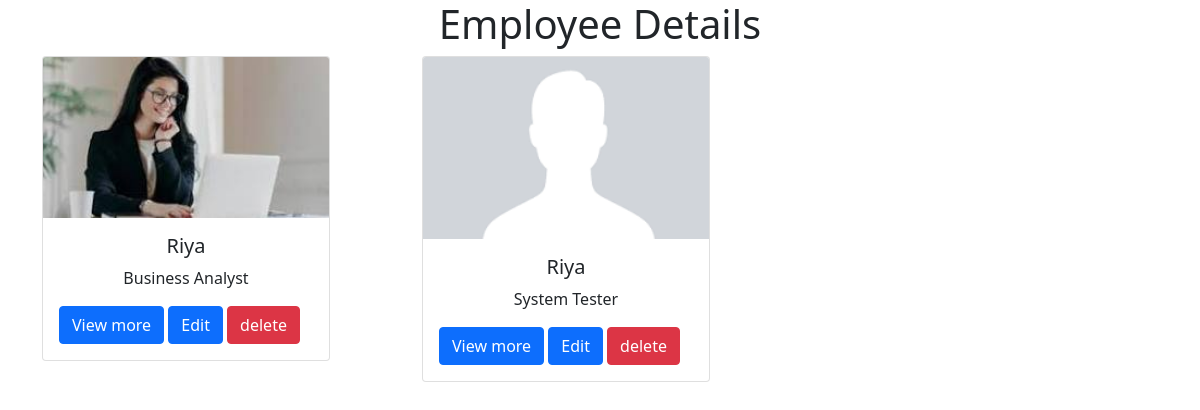
Page /empapp/employees/all/ on the committed database.
### empapp/models.py (models this page shows, shortened)
class Employee(models.Model):
    employee_name=models.CharField(max_length=200)
    designation=models.CharField(max_length=200)
    joining_date=models.DateField(max_length=200)
    gender=models.CharField(max_length=200)
    dob=models.DateField(max_length=200)
    email=models.CharField(max_length=200)
    phone=models.CharField(max_length=200)
    employee_image=models.ImageField(upload_to='images',default='images/default.jpg',blank=True)
    address=models.CharField(max_length=200)
    salary=models.CharField(max_length=200)
    about=models.CharField(max_length=200,null=True)

### empapp/views.py (the view)
# urls.py: path('employees/all/',views.EmployeeListView.as_view(),name='employee-list'),
class EmployeeListView(View):
    def get(self,request,*args,**kwargs):
        qs=Employee.objects.all()
        return render(request,"employee_list.html",{"data":qs})

### empapp/templates/employee_list.html (shortened to what this page needs)
<!DOCTYPE html>
<html lang="en">
<head>
    <link href="https://cdn.jsdelivr.net/npm/bootstrap@5.0.2/dist/css/bootstrap.min.css" rel="stylesheet">
</head>
<body>
    <h1 align="center">Employee Details</h1>
    <div class="container">
        <div class="row">
            {%for m in data%}
            <div class="col-4">
                <div class="card" style="width: 18rem;">
                    <img src="{{m.employee_image.url}}" class="card-img-top" alt="...">
                    <div class="card-body">
                      <h5 class="card-title" align="center">{{m.employee_name}}</h5>
                      <p class="card-text" align="center">{{m.designation}}</p>
                      <a href="{%url 'employee-detail' m.id %}" class="btn btn-primary">View more</a>
                      <a href="{%url 'employee-update' m.id%}" class="btn btn-primary">Edit</a>
                      <a href="{%url 'employee-delete' m.id%}" class="btn btn-danger">delete</a>
                    </div>
                  </div>
            </div>
            {%endfor%}
        </div>
    </div>
</body>
</html>

### rows in the picture
Employee: employee_image (picture), employee_name "Riya", designation "Business Analyst"
Employee: employee_image (picture), employee_name "Riya", designation "System Tester"
